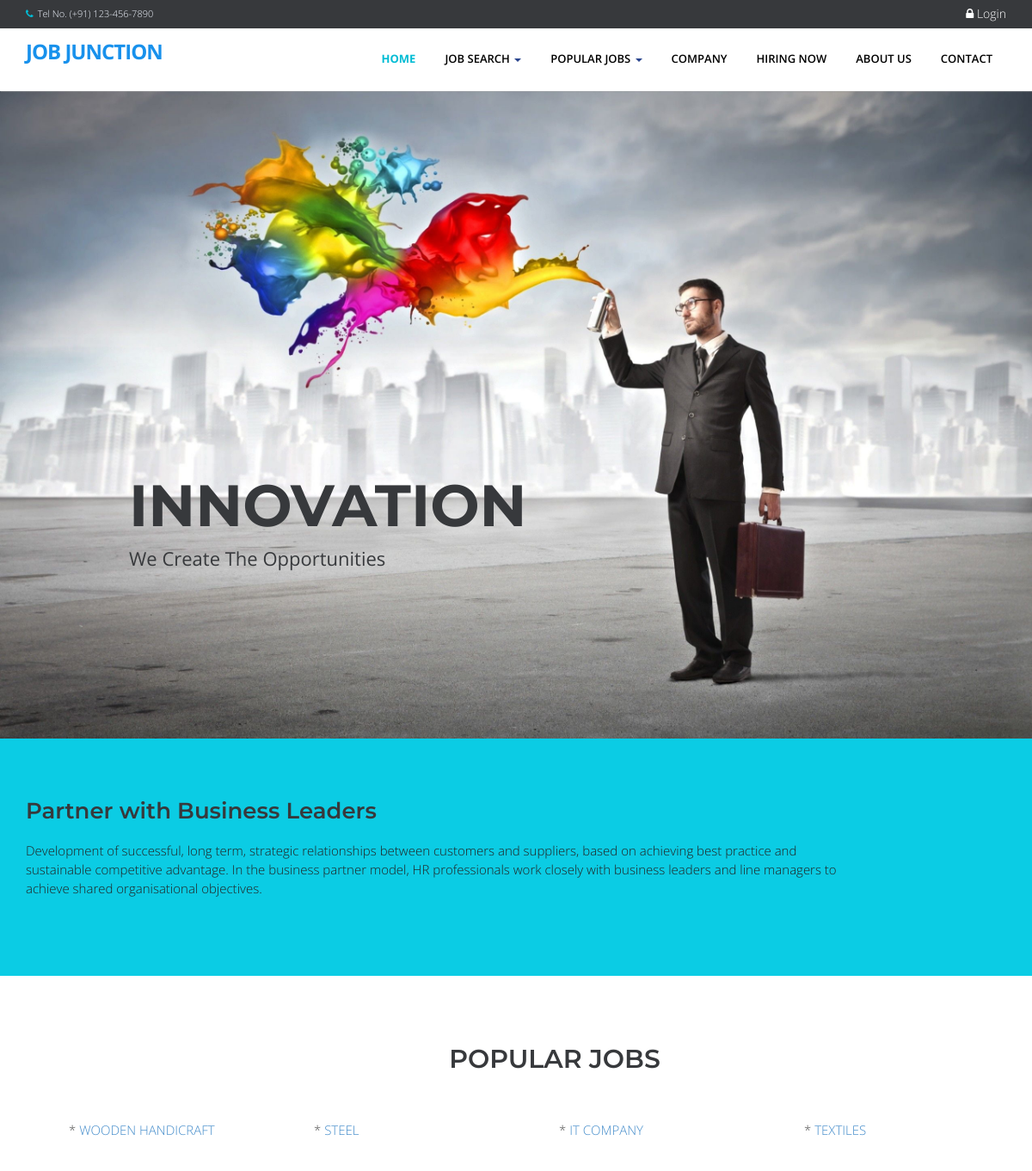
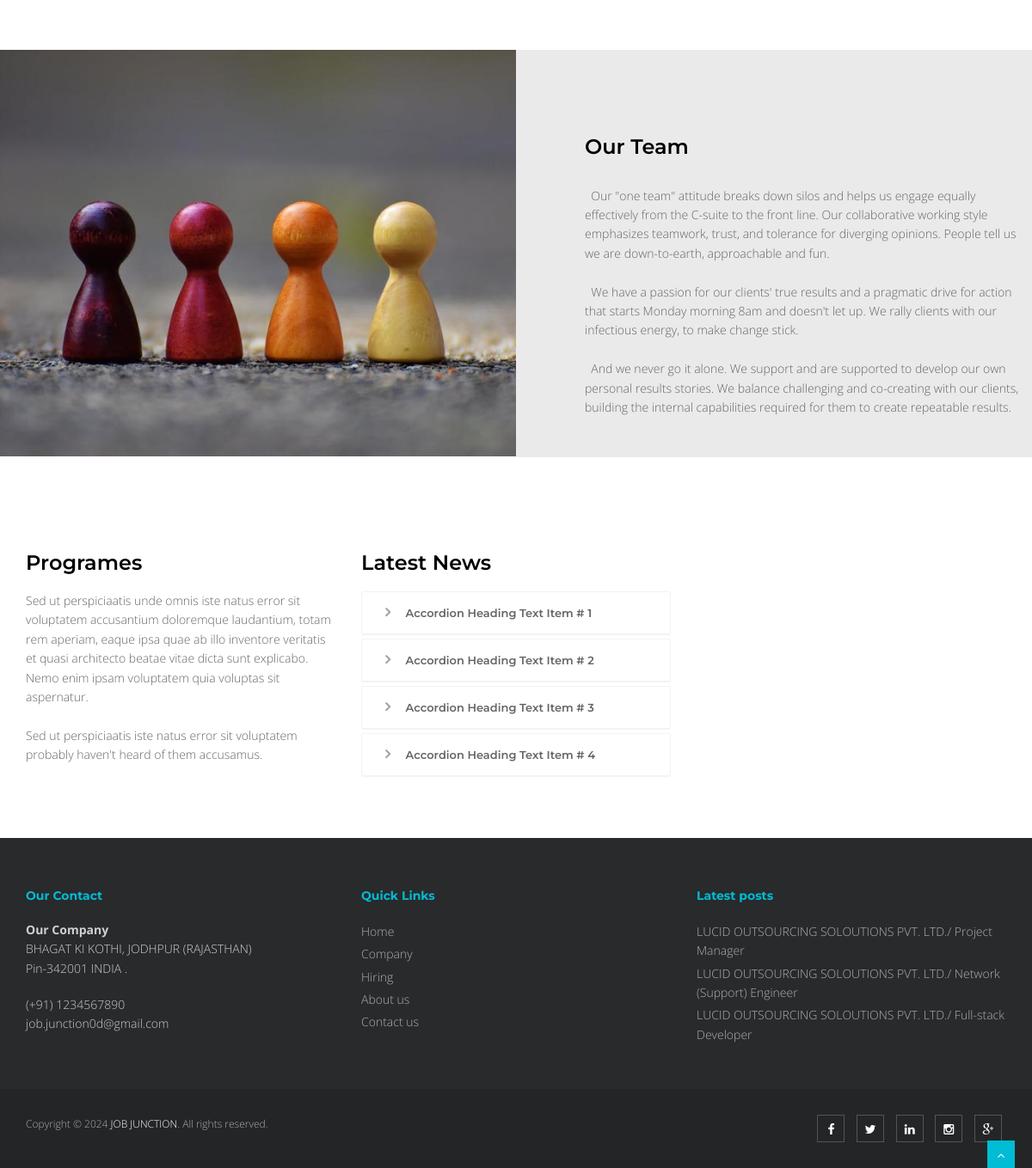
The page / on the database its author committed (2 pictures, top to bottom).
### tables this page shows
CREATE TABLE `tblcategory` (
  `CATEGORYID` int(11) NOT NULL,
  `CATEGORY` varchar(250) NOT NULL
);

CREATE TABLE `tbljob` (
  `JOBID` int(11) NOT NULL,
  `COMPANYID` int(11) NOT NULL,
  `CATEGORY` varchar(250) NOT NULL,
  `OCCUPATIONTITLE` varchar(90) NOT NULL,
  `REQ_NO_EMPLOYEES` int(11) NOT NULL,
  `SALARIES` double NOT NULL,
  `DURATION_EMPLOYEMENT` varchar(90) NOT NULL,
  `QUALIFICATION_WORKEXPERIENCE` text NOT NULL,
  `JOBDESCRIPTION` text NOT NULL,
  `PREFEREDSEX` varchar(30) NOT NULL,
  `SECTOR_VACANCY` text NOT NULL,
  `JOBSTATUS` varchar(90) NOT NULL,
  `DATEPOSTED` datetime NOT NULL
);

CREATE TABLE `tblcompany` (
  `COMPANYID` int(11) NOT NULL,
  `COMPANYNAME` varchar(90) NOT NULL,
  `COMPANYADDRESS` varchar(90) NOT NULL,
  `COMPANYCONTACTNO` varchar(30) NOT NULL,
  `COMPANYSTATUS` varchar(90) NOT NULL,
  `COMPANYMISSION` text NOT NULL
);

### theme/templates.php (the view, shortened to what the rows shown need)
<!DOCTYPE html>
<html lang="en">
<head>
    <link href="<?php echo web_root; ?>plugins/home-plugins/css/bootstrap.min.css" rel="stylesheet" />
    <link href="<?php echo web_root; ?>plugins/home-plugins/css/fancybox/jquery.fancybox.css" rel="stylesheet">
    <link href="<?php echo web_root; ?>plugins/home-plugins/css/flexslider.css" rel="stylesheet" />
    <link href="<?php echo web_root; ?>plugins/home-plugins/css/style.css" rel="stylesheet" />
    <link rel="stylesheet" href="<?php echo web_root;?>plugins/font-awesome/css/font-awesome.min.css">
    <link rel="stylesheet" href="<?php echo web_root;?>plugins/dataTables/jquery.dataTables.min.css">
    <link rel="stylesheet" href="<?php echo web_root;?>plugins/dataTables/jquery.dataTables_themeroller.css">
    <link href="<?php echo web_root; ?>plugins/datepicker/bootstrap-datetimepicker.min.css" rel="stylesheet"
        media="screen">
    <link href="<?php echo web_root; ?>plugins/datepicker/datepicker3.css" rel="stylesheet" media="screen">
</head>
<body>
    <div id="wrapper" class="home-page">
                                    <?php
                           $sql = "SELECT * FROM `tblcategory` LIMIT 10";
                           $mydb->setQuery($sql);
                           ?>
        <?php
      require_once $content;
       ?>
        <footer>
            <div class="container">
                <div class="row">
                    <div class="col-md-4 col-sm-4">
                        <div class="widget">
                            <ul class="link-list">
                                <?php
                 $sql = "SELECT * FROM `tblcompany` c,`tbljob` j WHERE c.`COMPANYID`=j.`COMPANYID`   ORDER BY DATEPOSTED DESC LIMIT 3" ;
                 $mydb->setQuery($sql);
                 $cur = $mydb->loadResultList();
                 foreach ($cur as $result) {
                   echo ' <li><a href="'.web_root.'index.php?q=viewjob&search='.$result->JOBID.'">'.$result->COMPANYNAME . '/ '. $result->OCCUPATIONTITLE .'</a></li>';
                 }
             ?>
                            </ul>
                        </div>
                    </div>
                </div>
            </div>
        </footer>
    </div>
</body>
</html>

### home.php (shortened to what the rows shown need)
<section class="section-padding gray-bg">
    <div class="container">
        <div class="row">
            <div class="col-md-12">
                <div class="section-title text-center">
                    <h2>Popular Jobs</h2>
                </div>
            </div>
        </div>
        <div class="row">
            <div class="col-md-12 ">
                <?php
          $sql = "SELECT * FROM `tblcategory`";
          $mydb->setQuery($sql);
          $cur = $mydb->loadResultList();
          foreach ($cur as $result) {
            echo '<div class="col-md-3" style="font-size:15px;padding:5px">* <a href="'.web_root.'index.php?q=category&search='.$result->CATEGORY.'">'.$result->CATEGORY.'</a></div>';
          }
        ?>
            </div>
        </div>
    </div>
</section>

### rows shown on the page
tblcategory: CATEGORY "WOODEN HANDICRAFT"
tblcategory: CATEGORY "STEEL"
tblcategory: CATEGORY "IT COMPANY"
tblcategory: CATEGORY "TEXTILES"
tbljob: COMPANYID.COMPANYNAME "LUCID OUTSOURCING SOLOUTIONS PVT. LTD.", OCCUPATIONTITLE "Project Manager"
tbljob: COMPANYID.COMPANYNAME "LUCID OUTSOURCING SOLOUTIONS PVT. LTD.", OCCUPATIONTITLE "Network (Support) Engineer"
tbljob: COMPANYID.COMPANYNAME "LUCID OUTSOURCING SOLOUTIONS PVT. LTD.", OCCUPATIONTITLE "Full-stack Developer"
